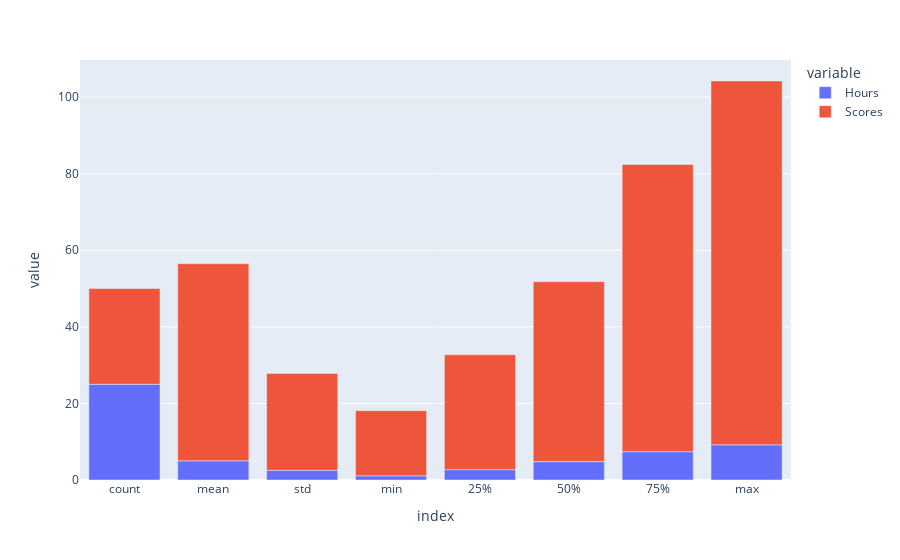

The code cell stored with this chart in its notebook:
### Markdown cell above
## Statistics by Data visualisation

### Code cell
px.bar(df.describe())

### Figure 1 — Plotly figure (JSON) as saved in the notebook; plotly's stock layout.template omitted (floating-point values rounded to 4 significant figures)
{"data": [{"alignmentgroup": "True", "hovertemplate": "variable=Hours<br>index=%{x}<br>value=%{y}<extra></extra>", "legendgroup": "Hours", "marker": {"color": "#636efa", "pattern": {"shape": ""}}, "name": "Hours", "offsetgroup": "Hours", "orientation": "v", "showlegend": true, "textposition": "auto", "type": "bar", "x": ["count", "mean", "std", "min", "25%", "50%", "75%", "max"], "xaxis": "x", "y": [25, 5.012, 2.525, 1.1, 2.7, 4.8, 7.4, 9.2], "yaxis": "y"}, {"alignmentgroup": "True", "hovertemplate": "variable=Scores<br>index=%{x}<br>value=%{y}<extra></extra>", "legendgroup": "Scores", "marker": {"color": "#EF553B", "pattern": {"shape": ""}}, "name": "Scores", "offsetgroup": "Scores", "orientation": "v", "showlegend": true, "textposition": "auto", "type": "bar", "x": ["count", "mean", "std", "min", "25%", "50%", "75%", "max"], "xaxis": "x", "y": [25, 51.48, 25.29, 17, 30, 47, 75, 95], "yaxis": "y"}], "layout": {"barmode": "relative", "legend": {"title": {"text": "variable"}, "tracegroupgap": 0}, "margin": {"t": 60}, "xaxis": {"anchor": "y", "domain": [0, 1], "title": {"text": "index"}}, "yaxis": {"anchor": "x", "domain": [0, 1], "title": {"text": "value"}}}}
